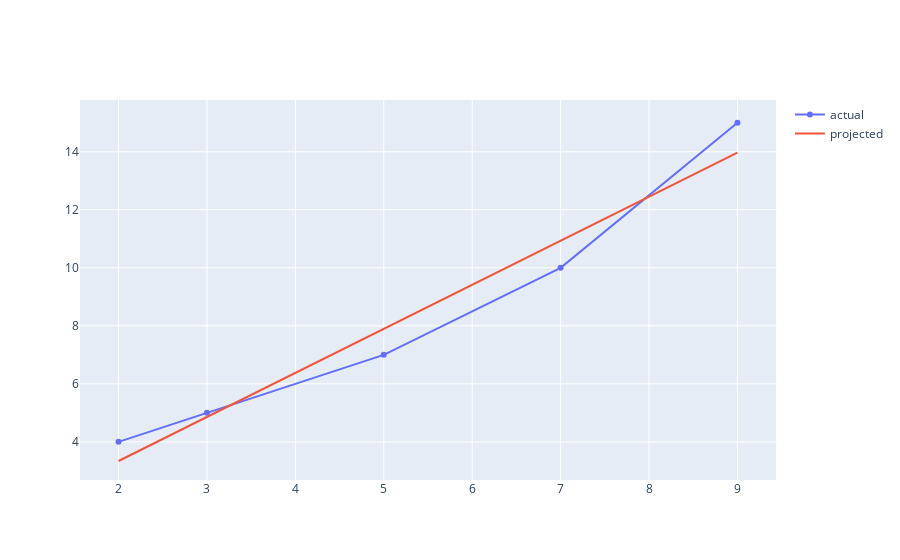

The notebook cell saved with this chart:
### Code cell
fig = go.Figure()
fig.add_trace(go.Scatter(x=df['x'].values, y=df['y'].values,
                    mode='lines+markers',
                    name='actual'))
fig.add_trace(go.Scatter(x=predicted_df['x'], y=predicted_df['predicted_y'],
                    mode='lines',
                    name='projected'))
fig.show()

### Figure 1 — Plotly figure (JSON) as saved in the notebook; plotly's stock layout.template omitted (floating-point values rounded to 4 significant figures)
{"data": [{"mode": "lines+markers", "name": "actual", "type": "scatter", "x": [2, 3, 5, 7, 9], "y": [4, 5, 7, 10, 15]}, {"mode": "lines", "name": "projected", "type": "scatter", "x": [2, 3, 5, 7, 9], "y": [3.34, 4.86, 7.9, 10.93, 13.97]}], "layout": {}}
